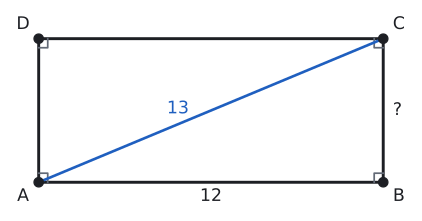

Source code (Python):
import sys; sys.path.insert(0, "tools")
from cizim import *

P = lambda x, y: np.array([float(x), float(y)])
uz = lambda U, V: round(float(np.linalg.norm(U - V)), 4)
def acisi(K, U, V):
    u, v = U - K, V - K
    return round(float(np.degrees(np.arccos(np.dot(u, v) / np.linalg.norm(u) / np.linalg.norm(v)))), 3)
def birim(U, V):
    t = (V - U) / np.linalg.norm(V - U); return t, np.array([-t[1], t[0]])
def ayak(Q, U, V):
    t, _ = birim(U, V); return U + np.dot(Q - U, t) * t
def yansit(Q, U, V):
    return 2 * ayak(Q, U, V) - Q
def kesisim(U1, V1, U2, V2):
    M = np.array([V1 - U1, U2 - V2]).T; s = np.linalg.solve(M, U2 - U1); return U1 + s[0] * (V1 - U1)
def cetik(U, V, n=1, renk=SOLUK, f=0.5):
    M = U + f * (V - U); t, m = birim(U, V)
    for i in range(n):
        c = M + (i - (n - 1) / 2) * 0.2 * S * t
        ax.plot(*zip(c - 0.22 * S * m, c + 0.22 * S * m), color=renk, lw=1.5)
def olcu(U, V, metin, d=0.5, renk=YAZI, fs=13, f=0.5):
    """[UV] üzerinde f oranındaki noktaya, U->V yönünün soluna d*S uzağa yazı (d < 0: sağına)."""
    M = U + f * (V - U); _, m = birim(U, V)
    ax.text(*(M + d * S * m), metin, ha="center", va="center", color=renk, fontsize=fs)
def dik_isareti(K, U, V, r=0.4):
    a_ = (U - K) / np.linalg.norm(U - K) * r * S; b_ = (V - K) / np.linalg.norm(V - K) * r * S
    ax.plot(*zip(K + a_, K + a_ + b_, K + b_), color=SOLUK, lw=1.3)
def harf(Q, metin, dx, dy, renk=YAZI, fs=13):
    ax.text(Q[0] + dx * S, Q[1] + dy * S, metin, ha="center", va="center", color=renk, fontsize=fs)
def cizgi(U, V, renk=YAZI, lw=2.2, ls="-"):
    ax.plot(*zip(U, V), color=renk, lw=lw, ls=ls)
def boya(noktalar, renk):
    ax.add_patch(patches.Polygon(noktalar, closed=True, facecolor=renk, edgecolor="none"))
def yay(K, U, V, r=0.8, renk=MAVI, n=1):
    for i in range(n): aci(ax, K, U, V, r=(r + 0.18 * i) * S, renk=renk)
def yay_yazi(K, U, V, metin, d=1.4, renk=MAVI, fs=12):
    """K köşesindeki U-K-V açısının ortasından d*S uzağa yazı."""
    u = (U - K) / np.linalg.norm(U - K); v = (V - K) / np.linalg.norm(V - K); o = (u + v) / np.linalg.norm(u + v)
    ax.text(*(K + d * S * o), metin, ha="center", va="center", color=renk, fontsize=fs)
def basla(xmin, xmax, ymin, ymax, en=5.5):
    global fig, ax
    fig, ax = sekil(en, en * (ymax - ymin) / (xmax - xmin))
    ax.set_aspect("equal"); ax.axis("off"); ax.set_xlim(xmin, xmax); ax.set_ylim(ymin, ymax)
def dortgen(A, B, C, D, dolgu=None):
    if dolgu: boya([A, B, C, D], dolgu)
    ax.plot(*zip(A, B, C, D, A), color=YAZI)
    for Q in (A, B, C, D): nokta(ax, *Q, "")
def koseler(A, B, C, D, d=0.55):
    O = (A + B + C + D) / 4
    for Q, ad in ((A, "A"), (B, "B"), (C, "C"), (D, "D")):
        y = (Q - O) / np.linalg.norm(Q - O); harf(Q, ad, d * np.sign(y[0]) * 1.1, d * np.sign(y[1]))
def dikdortgen(a, b):
    """A orijinde, [AB] yatay: A, B, C, D."""
    return P(0, 0), P(a, 0), P(a, b), P(0, b)
def dik_koseler(A, B, C, D, r=0.4):
    dik_isareti(A, B, D, r); dik_isareti(B, C, A, r); dik_isareti(C, D, B, r); dik_isareti(D, A, C, r)
def cerceve(noktalar, kenar=1.2):
    xs = [q[0] for q in noktalar]; ys = [q[1] for q in noktalar]
    return min(xs) - kenar * S, max(xs) + kenar * S, min(ys) - kenar * S, max(ys) + kenar * S
def alan(noktalar, metin, renk=YAZI, dx=0, dy=0, fs=13):
    """Çokgenin köşelerinin ortalamasına kalın yazı."""
    O = sum(noktalar) / len(noktalar)
    ax.text(O[0] + dx * S, O[1] + dy * S, metin, ha="center", va="center", color=renk, fontsize=fs, fontweight="bold")
def alan_hesap(*Q):
    return round(abs(sum(Q[i][0] * Q[(i + 1) % len(Q)][1] - Q[(i + 1) % len(Q)][0] * Q[i][1] for i in range(len(Q)))) / 2, 4)

# Alıştırma 1: |AB| = 12, |AC| = 13 -> |BC| = 5.
A, B, C, D = dikdortgen(12, 5)
S = 0.9
print("AB", uz(A, B), "BC", uz(B, C), "AC", uz(A, C))
basla(*cerceve([A, B, C, D], 1.2), en=5.5)
dortgen(A, B, C, D); koseler(A, B, C, D); dik_koseler(A, B, C, D, 0.35)
cizgi(A, C, MAVI, 2.0)
olcu(A, B, "12", -0.55); olcu(B, C, "?", -0.55); olcu(A, C, "13", 0.55, MAVI, f=0.42)
kaydet(fig, __file__)
